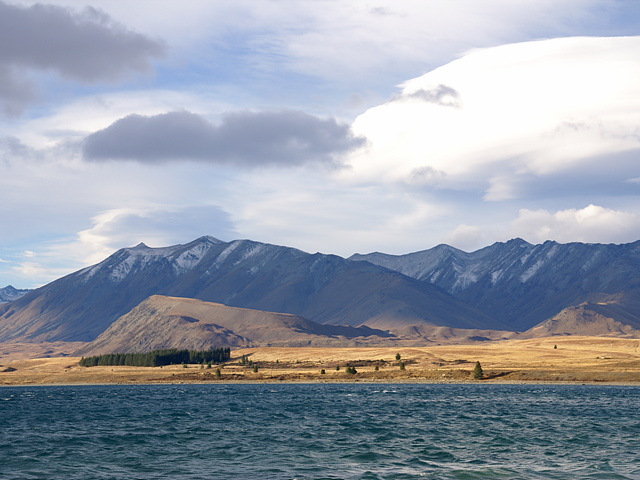
#> input picture Computervision/02. opencv4.0/data/tekapo.bmp, 640 x 480 px
$ jupyter execute '02. 영상의 전단 변환.ipynb'
#> lines starting #> are read from the running program, lines starting #| are printed output that depends on the picture
## 영상의 전단 변환

[cell 1]
import sys
import numpy as np
import cv2

[cell 2]
src = cv2.imread('../data/tekapo.bmp')
#> src is the input picture: shape (480, 640, 3); mean B, G, R 169.8, 157.4, 149.7

[cell 3]
if src is None:
    print('Image load failed!')
    sys.exit()

[cell 4]
aff = np.array([[1,0.5,0],[0,1,0]],dtype=np.float32)

[cell 5]
h,w = src.shape[:2]
#> h = 480; w = 640

[cell 6]
dst = cv2.warpAffine(src, aff, (w + int(h * 0.5),h))
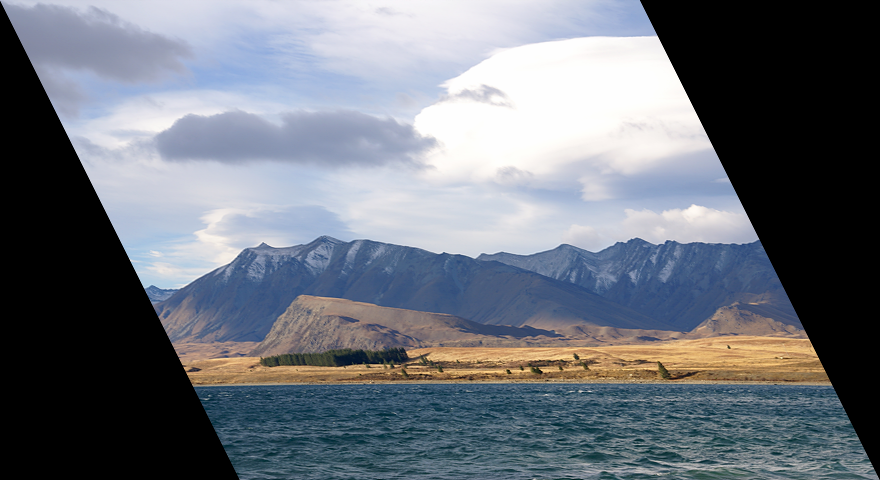
#> dst: shape (480, 880, 3); mean B, G, R 123.6, 114.5, 108.9

[cell 7]
dst = cv2.warpAffine(src, aff, (w ,h))
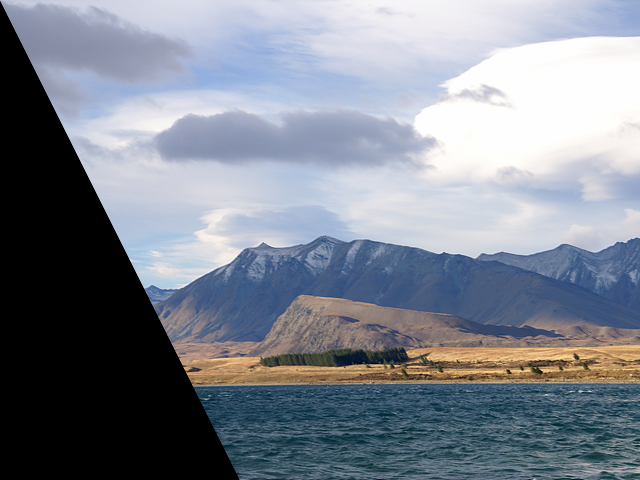
#> dst: shape (480, 640, 3); mean B, G, R 143.7, 132.4, 125.8

$ run again, with Computervision/02. opencv4.0/data/airplane.bmp copied over Computervision/02. opencv4.0/data/tekapo.bmp
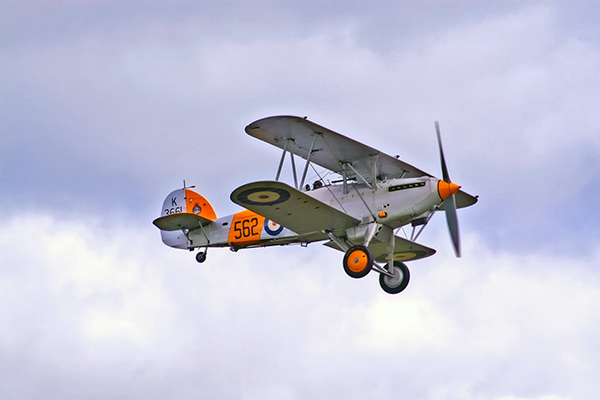
#> input picture Computervision/02. opencv4.0/data/airplane.bmp, 600 x 400 px
#> src is the input picture: shape (400, 600, 3); mean B, G, R 217.1, 197.6, 196.8
#> `dst = cv2.warpAffine(src, aff, (w + int(h * 0.5),h))`:
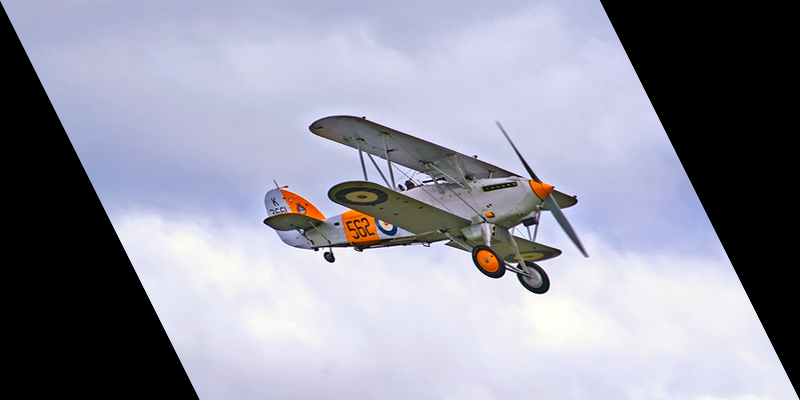
#> dst: shape (400, 800, 3); mean B, G, R 162.9, 148.3, 147.7
#> `dst = cv2.warpAffine(src, aff, (w ,h))`:
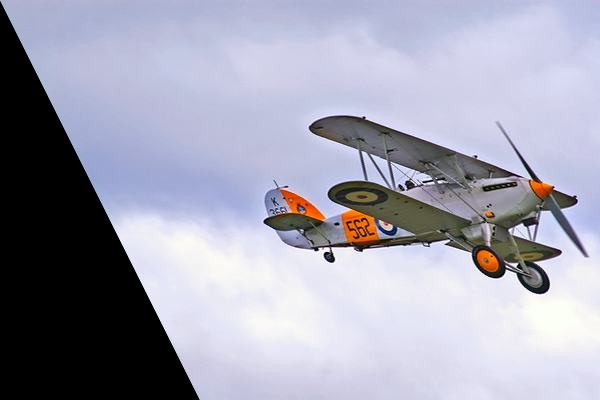
#> dst: shape (400, 600, 3); mean B, G, R 177.5, 161.6, 161.2

$ run again, with Computervision/02. opencv4.0/data/cat.bmp copied over Computervision/02. opencv4.0/data/tekapo.bmp
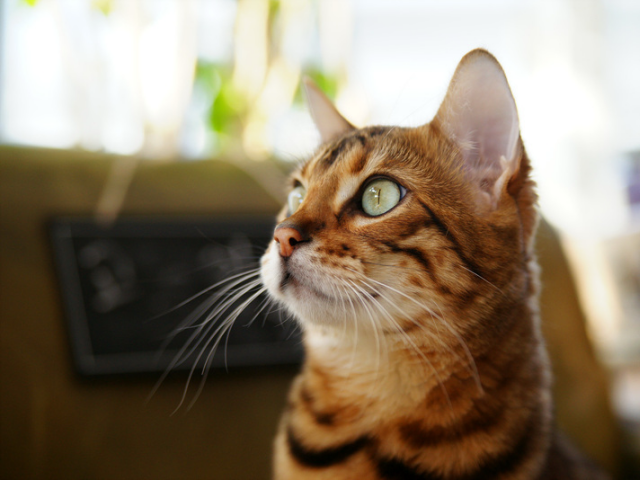
#> input picture Computervision/02. opencv4.0/data/cat.bmp, 640 x 480 px
#> src is the input picture: shape (480, 640, 3); mean B, G, R 104.5, 125.6, 140.8
#> `dst = cv2.warpAffine(src, aff, (w + int(h * 0.5),h))`:
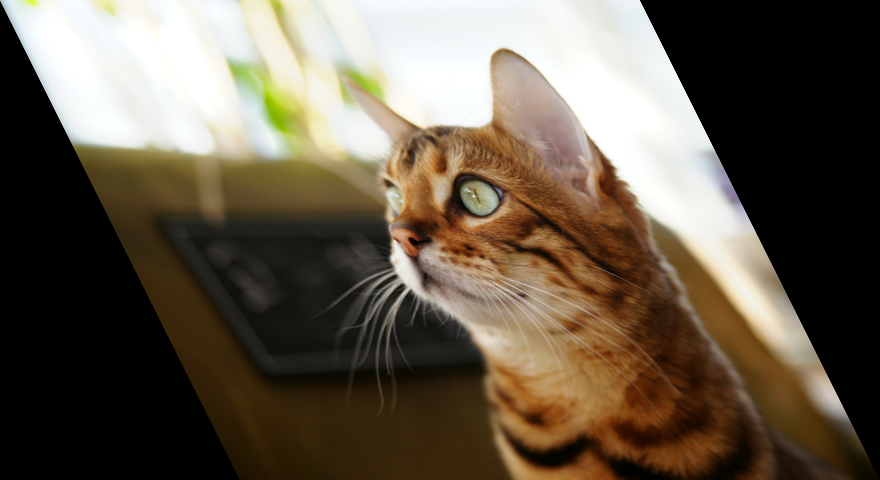
#> dst: shape (480, 880, 3); mean B, G, R 76.1, 91.5, 102.5
#> `dst = cv2.warpAffine(src, aff, (w ,h))`:
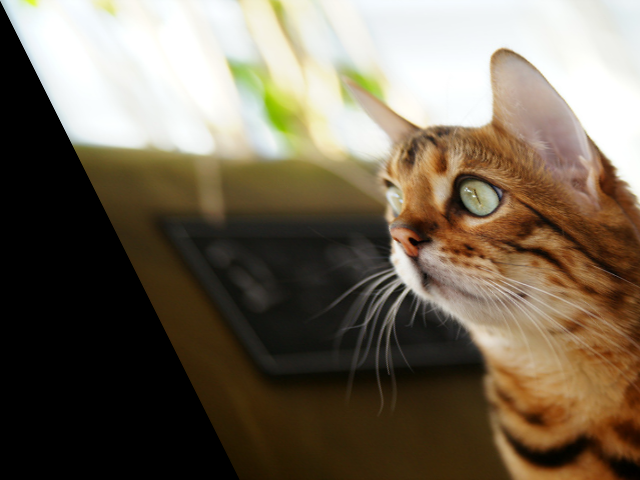
#> dst: shape (480, 640, 3); mean B, G, R 87, 104.2, 115.7

$ run again, with Computervision/02. opencv4.0/data/circuit.bmp copied over Computervision/02. opencv4.0/data/tekapo.bmp
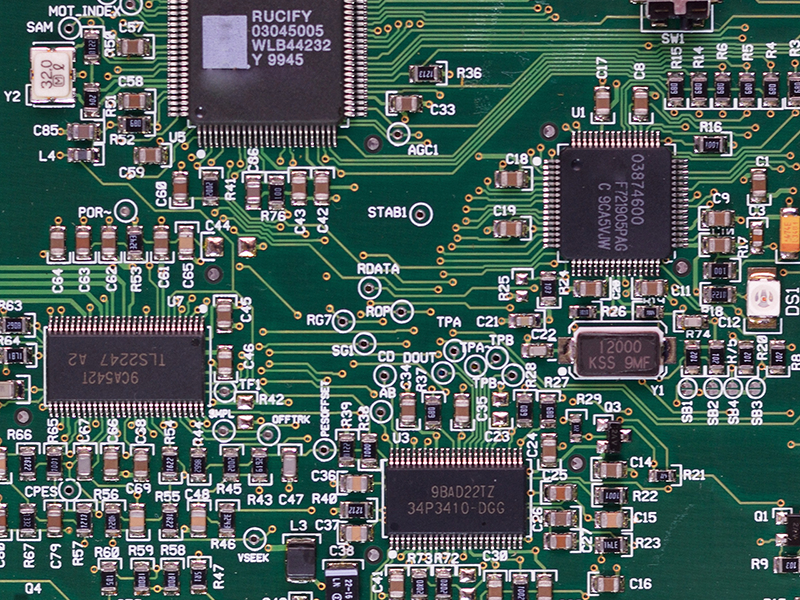
#> input picture Computervision/02. opencv4.0/data/circuit.bmp, 800 x 600 px
#> src is the input picture: shape (600, 800, 3); mean B, G, R 91.3, 95.7, 76.3
#> `dst = cv2.warpAffine(src, aff, (w + int(h * 0.5),h))`:
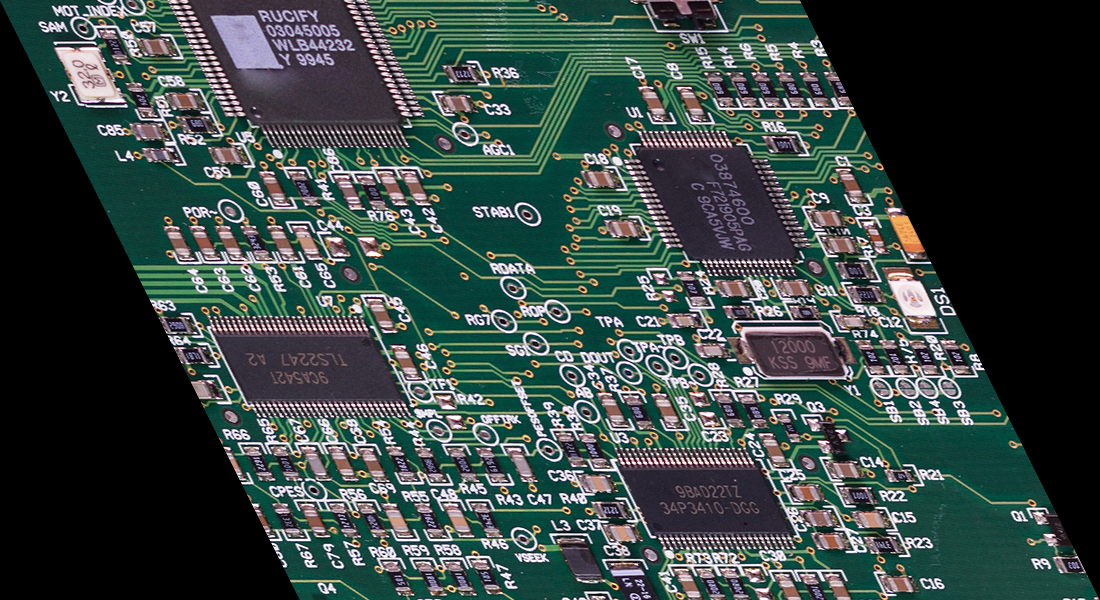
#> dst: shape (600, 1100, 3); mean B, G, R 66.5, 69.7, 55.6
#> `dst = cv2.warpAffine(src, aff, (w ,h))`:
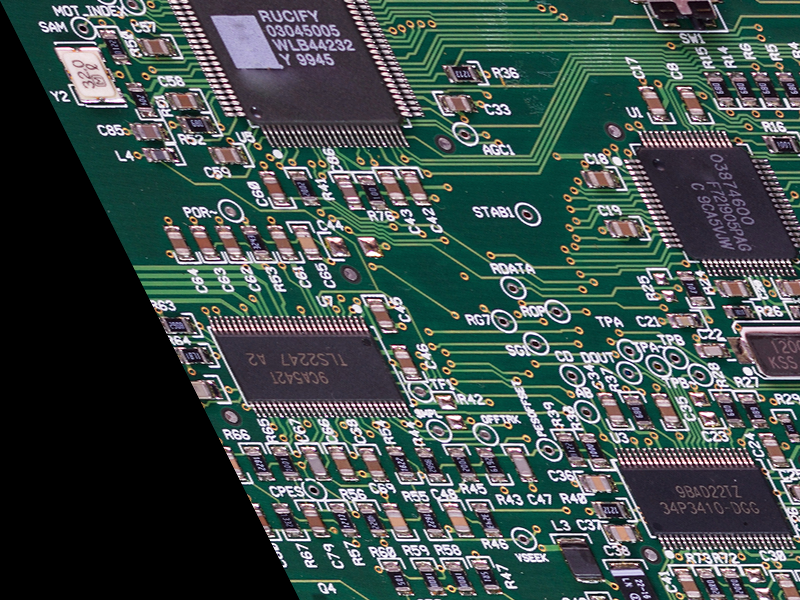
#> dst: shape (600, 800, 3); mean B, G, R 74.8, 77.9, 62.8
